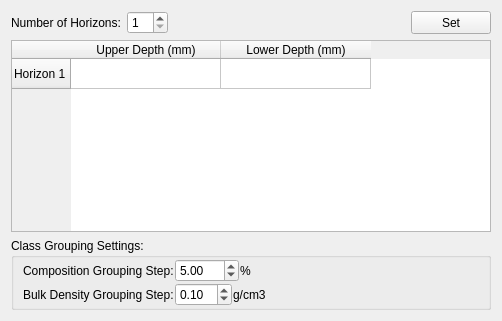
                  <widget class="QWidget" name="tab_config">
                   <attribute name="title">
                    <string>Config</string>
                   </attribute>
                   <layout class="QVBoxLayout" name="verticalLayout_24">
                    <item>
                     <layout class="QHBoxLayout" name="horizontalLayout_nSoilHorizons">
                      <item>
                       <widget class="QLabel" name="label_nSoilHorizons">
                        <property name="text">
                         <string>Number of Horizons:</string>
                        </property>
                       </widget>
                      </item>
                      <item>
                       <widget class="QSpinBox" name="spinBox_nSoilHorizons">
                        <property name="minimum">
                         <number>1</number>
                        </property>
                       </widget>
                      </item>
                      <item>
                       <spacer name="horizontalSpacer_nSoilHorizons">
                        <property name="orientation">
                         <enum>Qt::Horizontal</enum>
                        </property>
                        <property name="sizeHint" stdset="0">
                         <size>
                          <width>40</width>
                          <height>20</height>
                         </size>
                        </property>
                       </spacer>
                      </item>
                      <item>
                       <widget class="QPushButton" name="pushButton_addHorizonInputWidgets">
                        <property name="minimumSize">
                         <size>
                          <width>23</width>
                          <height>23</height>
                         </size>
                        </property>
                        <property name="maximumSize">
                         <size>
                          <width>16777215</width>
                          <height>16777215</height>
                         </size>
                        </property>
                        <property name="toolTip">
                         <string>Execute All Morphology</string>
                        </property>
                        <property name="autoFillBackground">
                         <bool>false</bool>
                        </property>
                        <property name="styleSheet">
                         <string notr="true">    QPushButton {
        text-align: center;
    }</string>
                        </property>
                        <property name="text">
                         <string>Set</string>
                        </property>
                       </widget>
                      </item>
                     </layout>
                    </item>
                    <item>
                     <widget class="QTableWidget" name="tableWidget_soilHorizonDepthInputs">
                      <property name="minimumSize">
                       <size>
                        <width>480</width>
                        <height>0</height>
                       </size>
                      </property>
                      <attribute name="horizontalHeaderDefaultSectionSize">
                       <number>150</number>
                      </attribute>
                      <row>
                       <property name="text">
                        <string>Horizon 1</string>
                       </property>
                      </row>
                      <column>
                       <property name="text">
                        <string>Upper Depth (mm)</string>
                       </property>
                      </column>
                      <column>
                       <property name="text">
                        <string>Lower Depth (mm)</string>
                       </property>
                      </column>
                     </widget>
                    </item>
                    <item>
                     <widget class="QGroupBox" name="groupBox_classGrouping">
                      <property name="title">
                       <string>Class Grouping Settings:</string>
                      </property>
                      <layout class="QVBoxLayout" name="verticalLayout_25">
                       <property name="spacing">
                        <number>1</number>
                       </property>
                       <property name="topMargin">
                        <number>1</number>
                       </property>
                       <property name="bottomMargin">
                        <number>1</number>
                       </property>
                       <item>
                        <layout class="QHBoxLayout" name="horizontalLayout_compositionStep" stretch="0,0,0,0">
                         <property name="topMargin">
                          <number>0</number>
                         </property>
                         <item>
                          <widget class="QLabel" name="label_compositionStep">
                           <property name="text">
                            <string>Composition Grouping Step:</string>
                           </property>
                          </widget>
                         </item>
                         <item>
                          <widget class="QDoubleSpinBox" name="doubleSpinBox_compositionStepValue">
                           <property name="minimum">
                            <double>0.010000000000000</double>
                           </property>
                           <property name="maximum">
                            <double>100.000000000000000</double>
                           </property>
                           <property name="value">
                            <double>5.000000000000000</double>
                           </property>
                          </widget>
                         </item>
                         <item>
                          <widget class="QLabel" name="label_compositionStepUnit">
                           <property name="text">
                            <string>%</string>
                           </property>
                          </widget>
                         </item>
                         <item>
                          <spacer name="horizontalSpacer_compositionStep">
                           <property name="orientation">
                            <enum>Qt::Horizontal</enum>
                           </property>
                           <property name="sizeHint" stdset="0">
                            <size>
                             <width>40</width>
                             <height>20</height>
                            </size>
                           </property>
                          </spacer>
                         </item>
                        </layout>
                       </item>
                       <item>
                        <layout class="QHBoxLayout" name="horizontalLayout_bulkDensityStep" stretch="0,0,0,0">
                         <property name="topMargin">
                          <number>0</number>
                         </property>
                         <item>
                          <widget class="QLabel" name="label_bulkDensityStep">
                           <property name="text">
                            <string>Bulk Density Grouping Step:</string>
                           </property>
                          </widget>
                         </item>
                         <item>
                          <widget class="QDoubleSpinBox" name="doubleSpinBox_bulkDensityStepValue">
                           <property name="minimum">
                            <double>0.010000000000000</double>
                           </property>
                           <property name="singleStep">
                            <double>0.100000000000000</double>
                           </property>
                           <property name="value">
                            <double>0.100000000000000</double>
                           </property>
                          </widget>
                         </item>
                         <item>
                          <widget class="QLabel" name="label_bulkDensityStepUnit">
                           <property name="text">
                            <string>g/cm3</string>
                           </property>
                          </widget>
                         </item>
                         <item>
                          <spacer name="horizontalSpacer_bulkDensityStep">
                           <property name="orientation">
                            <enum>Qt::Horizontal</enum>
                           </property>
                           <property name="sizeHint" stdset="0">
                            <size>
                             <width>40</width>
                             <height>20</height>
                            </size>
                           </property>
                          </spacer>
                         </item>
                        </layout>
                       </item>
                      </layout>
                     </widget>
                    </item>
                   </layout>
                  </widget>
